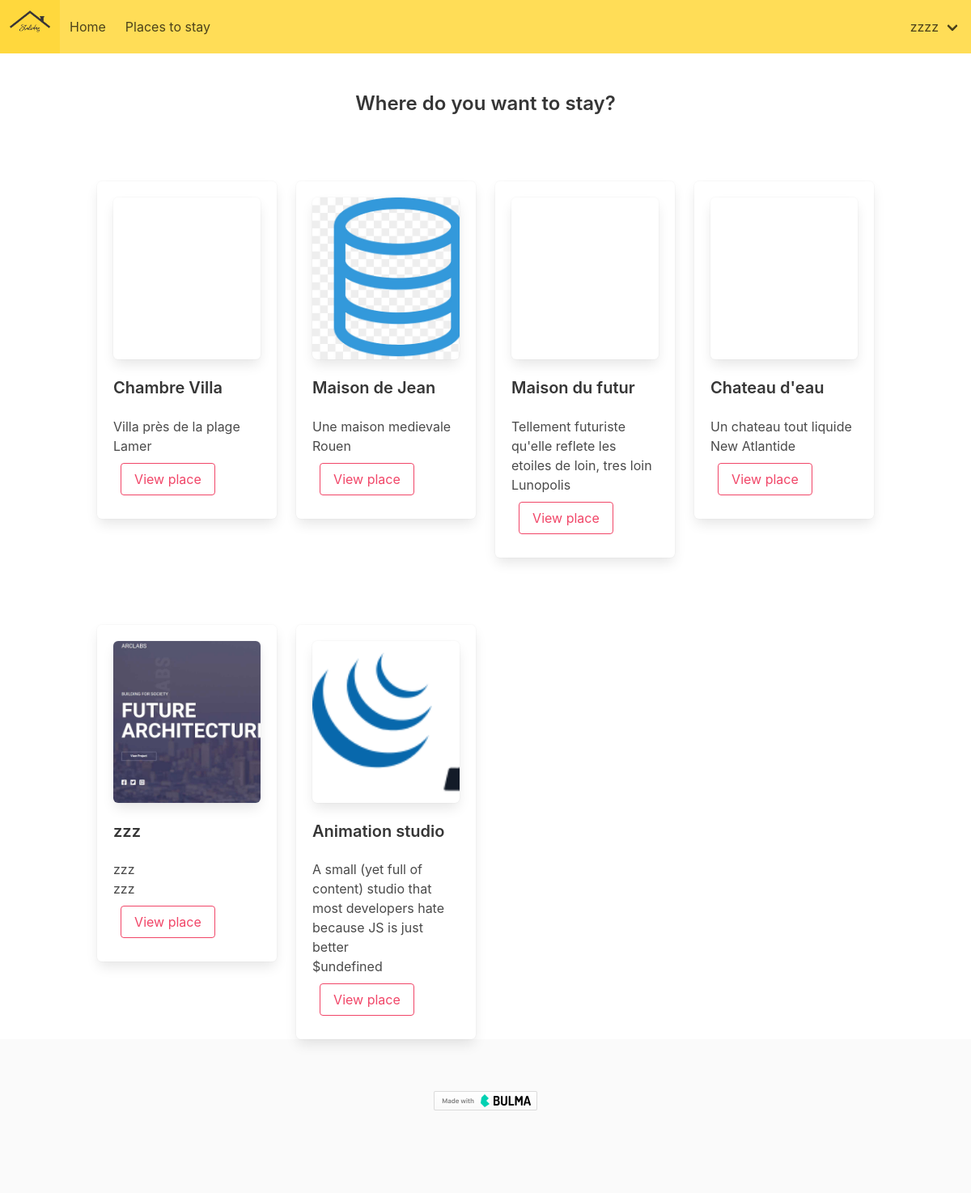
Page /adverts.php (signed in) on the committed database.
### tables this page shows
CREATE TABLE IF NOT EXISTS `adverts` (
  `ads_id` int(11) NOT NULL AUTO_INCREMENT,
  `ads_title` varchar(255) NOT NULL,
  `ads_content` mediumtext NOT NULL,
  `address` varchar(255) NOT NULL,
  `city` varchar(255) NOT NULL,
  `price` int(11) NOT NULL,
  `images` varchar(255) DEFAULT NULL,
  `user_id` int(11) NOT NULL,
  PRIMARY KEY (`ads_id`),
  KEY `user_fk` (`user_id`)
);

### includes/functions.php (the view, shortened to what this page needs)
<?php
require 'includes/config.php';
function affichagePlaces()
{
    global $conn;
    $sth = $conn->prepare('SELECT * FROM adverts');
    $sth->execute();
    $adverts = $sth->fetchAll(PDO::FETCH_ASSOC);
    foreach ($adverts as $advert) {?>
<div class="column is-one-quarter is-offset-1" style='margin-top:6%; margin-left:0%'>
    <div class="box">
        <div class="box"
            style="background-image: url(<?php echo './images/'.$advert['images']; ?>); background-size:cover; height:25vh">
        </div>
        <h4 class="title is-5 is-spaced">
            <?php echo $advert['ads_title']; ?>
        </h4>
        <p>
            <?php echo $advert['ads_content']; ?>
        </p>
        <p>
            <?php echo $advert['city']; ?>
        </p>
        <a class="button is-outlined is-danger" style="margin:5%"
            href="advert.php?id=<?php echo $advert['ads_id']; ?>">View
            place</a>
    </div>
</div>
<?php
    }
}
        ?>

### rows in the picture
adverts: ads_title "Chambre Villa", ads_content "Villa près de la plage", city "Lamer"
adverts: images (picture), ads_title "Maison de Jean", ads_content "Une maison medievale", city "Rouen"
adverts: ads_title "Maison du futur", ads_content "Tellement futuriste qu'elle reflete les etoiles de loin, tres loin", city "Lunopolis"
adverts: ads_title "Chateau d'eau", ads_content "Un chateau tout liquide", city "New Atlantide"
adverts: images (picture), ads_title "zzz", ads_content "zzz", city "zzz"
adverts: images (picture), ads_title "Animation studio", ads_content "A small (yet full of content) studio that most developers hate because JS is just better", city "$undefined"

### other values in the picture
$_SESSION['username'] "zzzz"
